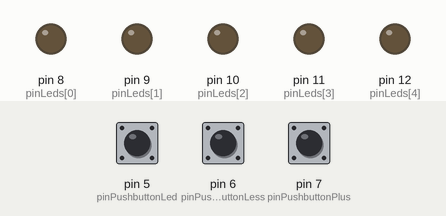
This sketch was run on a simulated Arduino Uno, built with avr-gcc and run on an emulated ATmega328P. Parts: output pins drawn as LEDs (lit = HIGH). Inputs (shaded band) come from the test bench; at power-on: pin 7 (pinPushbuttonPlus) HIGH, pin 6 (pinPushbuttonLess) HIGH, pin 5 (pinPushbuttonLed) HIGH. What the sketch prints to the serial monitor is not drawn.

Above: at 1.2 s.
1.3 s: pin 7 (pinPushbuttonPlus) pulled LOW for 1 s
At 2.6 s:
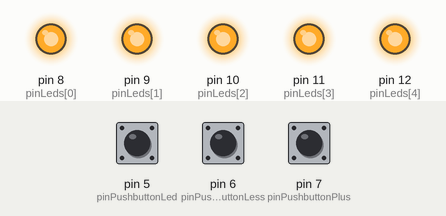
3.8 s: pin 6 (pinPushbuttonLess) pulled LOW for 0.25 s
At 5.2 s:
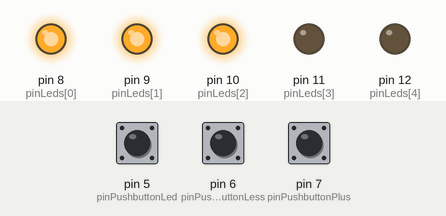
5.5 s: pin 6 (pinPushbuttonLess) pulled LOW for 1 s
At 5.7 s:
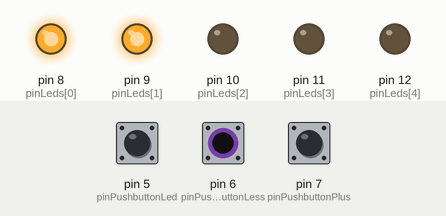
Timing chart, 0 to 8.5 s (numbered marks = the images above; inputs shaded):
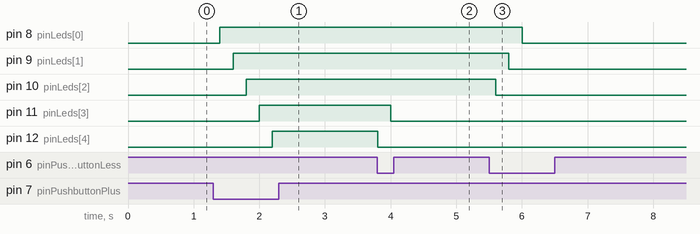

The sketch:

main.ino
```cpp
const int pinPushbuttonPlus = 7;
const int pinPushbuttonLess = 6;
const int pinPushbuttonLed = 5;
const int pinLeds[5] = {8,9,10,11,12};
const int pinLed= 13;
const int len = 5;
int cont = 0;

void setup()
{
	Serial.begin(9600);
	pinMode(pinPushbuttonPlus, INPUT_PULLUP);
  pinMode(pinPushbuttonLess, INPUT_PULLUP);
  pinMode(pinPushbuttonLed, INPUT_PULLUP);
  for(int i = 0; i < len; i++){
    pinMode(pinLeds[i], OUTPUT);
  }
}
void loop()
{
  if (! digitalRead(pinPushbuttonPlus) && cont < 5) {
    digitalWrite(pinLeds[cont], HIGH);
    cont++;
  }

  if (! digitalRead(pinPushbuttonLess) && cont > 0) {
    cont--;
    digitalWrite(pinLeds[cont], LOW);
  }

  if (! digitalRead(pinPushbuttonLed)) {
    digitalWrite(pinLed, HIGH);
    if (cont > 0) {
      digitalWrite(pinLed, HIGH);
      delay(cont * 200);
      digitalWrite(pinLed, LOW);
    }
  } else {
    digitalWrite(pinLed, LOW);
  }

  Serial.print(cont);
	delay(200);
}
```

Measured:
- after the input at 1.3 s, pin 8 (pinLeds[0]): LOW → HIGH after 0.10 s; pin 9 (pinLeds[1]): LOW → HIGH after 0.30 s; pin 10 (pinLeds[2]): LOW → HIGH after 0.50 s; pin 11 (pinLeds[3]): LOW → HIGH after 0.70 s; pin 12 (pinLeds[4]): LOW → HIGH after 0.90 s
- after the input at 3.8 s, pin 11 (pinLeds[3]): HIGH → LOW after 0.20 s; pin 12 (pinLeds[4]): HIGH → LOW at once
- after the input at 5.5 s, pin 8 (pinLeds[0]): HIGH → LOW after 0.50 s; pin 9 (pinLeds[1]): HIGH → LOW after 0.30 s; pin 10 (pinLeds[2]): HIGH → LOW after 0.10 s
